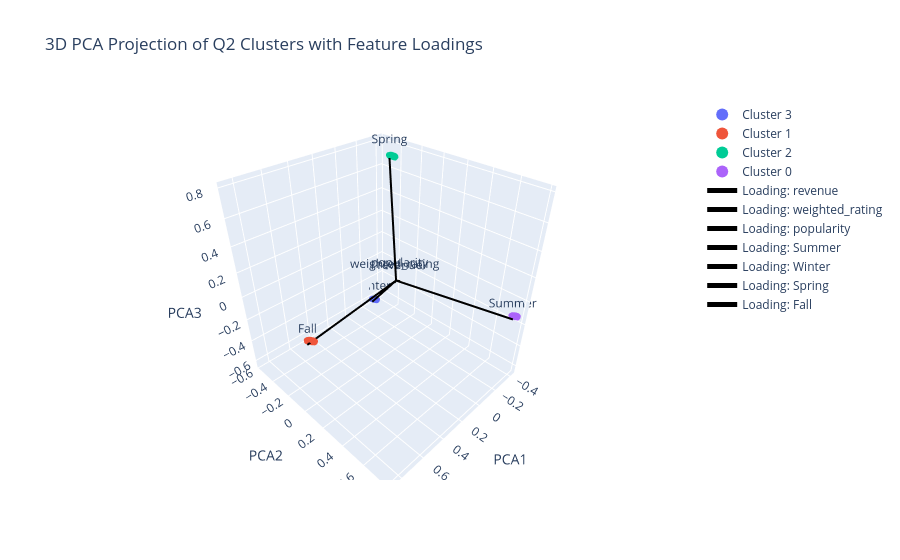

Notebook code cell kept with this figure:
### Code cell
plot_pca_3d(scores_pca, labels, pca.components_, feature_names=q2_features, title='3D PCA Projection of Q2 Clusters with Feature Loadings')

### Figure 1 — Plotly figure (JSON) as saved in the notebook; plotly's stock layout.template omitted (floating-point values rounded to 4 significant figures; data arrays with more than 128 entries replaced by an {"elided": "..."} marker saying what was removed)
{"data": [{"marker": {"size": 3}, "mode": "markers", "name": "Cluster 3", "type": "scatter3d", "x": {"elided": "2215 float values"}, "y": {"elided": "2215 float values"}, "z": {"elided": "2215 float values"}}, {"marker": {"size": 3}, "mode": "markers", "name": "Cluster 1", "type": "scatter3d", "x": {"elided": "2617 float values"}, "y": {"elided": "2617 float values"}, "z": {"elided": "2617 float values"}}, {"marker": {"size": 3}, "mode": "markers", "name": "Cluster 2", "type": "scatter3d", "x": {"elided": "2185 float values"}, "y": {"elided": "2185 float values"}, "z": {"elided": "2185 float values"}}, {"marker": {"size": 3}, "mode": "markers", "name": "Cluster 0", "type": "scatter3d", "x": {"elided": "2280 float values"}, "y": {"elided": "2280 float values"}, "z": {"elided": "2280 float values"}}, {"line": {"color": "black", "width": 4}, "mode": "lines+text", "name": "Loading: revenue", "text": [null, "revenue"], "textposition": "top center", "type": "scatter3d", "x": [0, -0.03118], "y": [0, 0.01235], "z": [0, -0.01445]}, {"line": {"color": "black", "width": 4}, "mode": "lines+text", "name": "Loading: weighted_rating", "text": [null, "weighted_rating"], "textposition": "top center", "type": "scatter3d", "x": [0, 0.01383], "y": [0, -0.001717], "z": [0, -0.01324]}, {"line": {"color": "black", "width": 4}, "mode": "lines+text", "name": "Loading: popularity", "text": [null, "popularity"], "textposition": "top center", "type": "scatter3d", "x": [0, -0.01608], "y": [0, 0.0236], "z": [0, -0.00437]}, {"line": {"color": "black", "width": 4}, "mode": "lines+text", "name": "Loading: Summer", "text": [null, "Summer"], "textposition": "top center", "type": "scatter3d", "x": [0, -0.3586], "y": [0, 0.7777], "z": [0, -0.1243]}, {"line": {"color": "black", "width": 4}, "mode": "lines+text", "name": "Loading: Winter", "text": [null, "Winter"], "textposition": "top center", "type": "scatter3d", "x": [0, -0.2662], "y": [0, -0.5433], "z": [0, -0.6194]}, {"line": {"color": "black", "width": 4}, "mode": "lines+text", "name": "Loading: Spring", "text": [null, "Spring"], "textposition": "top center", "type": "scatter3d", "x": [0, -0.237], "y": [0, -0.3067], "z": [0, 0.7743]}, {"line": {"color": "black", "width": 4}, "mode": "lines+text", "name": "Loading: Fall", "text": [null, "Fall"], "textposition": "top center", "type": "scatter3d", "x": [0, 0.8619], "y": [0, 0.07231], "z": [0, -0.03052]}], "layout": {"legend": {"itemsizing": "constant"}, "scene": {"xaxis": {"title": {"text": "PCA1"}}, "yaxis": {"title": {"text": "PCA2"}}, "zaxis": {"title": {"text": "PCA3"}}}, "title": {"text": "3D PCA Projection of Q2 Clusters with Feature Loadings"}}}
